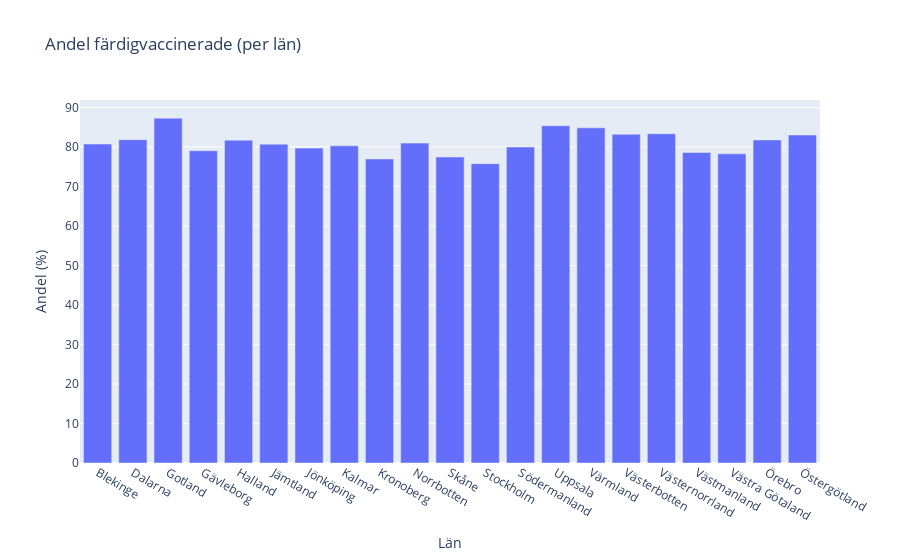

Notebook code cell kept with this figure:
### Code cell
fig = create_plotly_barfig("Andel färdigvaccinerade", "Andel färdigvaccinerade (per län)")
fig.show()
fig.write_html("Visualiseringar/vaccination_fully_vaccinated_percentage.html")

### Figure 1 — Plotly figure (JSON) as saved in the notebook; plotly's stock layout.template omitted (floating-point values rounded to 4 significant figures)
{"data": [{"alignmentgroup": "True", "hovertemplate": "Län=%{x}<br>Andel färdigvaccinerade=%{y:.1f}<extra></extra>", "legendgroup": "", "marker": {"color": "#636efa", "pattern": {"shape": ""}}, "name": "", "offsetgroup": "", "orientation": "v", "showlegend": false, "textposition": "auto", "type": "bar", "x": ["Blekinge", "Dalarna", "Gotland", "Gävleborg", "Halland", "Jämtland", "Jönköping", "Kalmar", "Kronoberg", "Norrbotten", "Skåne", "Stockholm", "Södermanland", "Uppsala", "Värmland", "Västerbotten", "Västernorrland", "Västmanland", "Västra Götaland", "Örebro", "Östergötland"], "xaxis": "x", "y": [80.72, 81.84, 87.28, 79.02, 81.72, 80.7, 79.7, 80.27, 76.95, 80.96, 77.46, 75.77, 79.98, 85.36, 84.83, 83.2, 83.35, 78.59, 78.24, 81.77, 83.02], "yaxis": "y"}], "layout": {"barmode": "relative", "legend": {"tracegroupgap": 0}, "title": {"text": "Andel färdigvaccinerade (per län)"}, "xaxis": {"anchor": "y", "domain": [0, 1], "title": {"text": "Län"}}, "yaxis": {"anchor": "x", "domain": [0, 1], "title": {"text": "Andel (%)"}}}}
